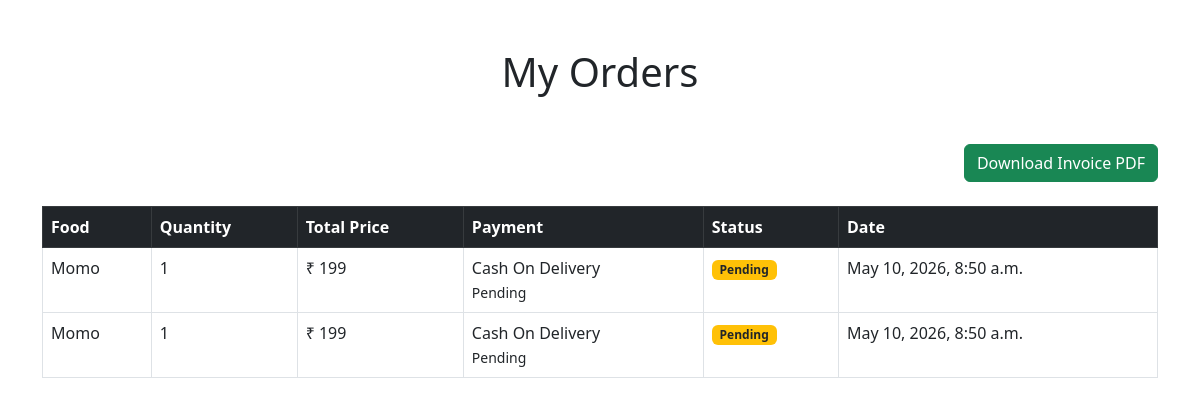
The page /order-history/ (signed in) on the database its author committed.
### foodapp/models.py (models this page shows, shortened)
class Order(models.Model):
    user = models.ForeignKey(
        User,
        on_delete=models.CASCADE,
        null=True
    )
    customer_name = models.CharField(max_length=100)
    phone = models.CharField(max_length=15)
    address = models.TextField()
    food_name = models.CharField(max_length=100)
    quantity = models.IntegerField()
    total_price = models.IntegerField()
    payment_method = models.CharField(
        max_length=50,
        null=True
    )
    payment_status = models.CharField(
        max_length=50,
        default='Pending'
    )
    order_status = models.CharField(
    max_length=50,
    default='Pending'
    )
    order_date = models.DateTimeField(auto_now_add=True)

### foodapp/views.py (the view)
@login_required
def order_history(request):
    orders = Order.objects.filter(
        user=request.user
    ).order_by('-order_date')
    return render(request,
                  'order_history.html',
                  {
                      'orders': orders
                  })

### foodapp/templates/order_history.html (shortened to what this page needs)
<!DOCTYPE html>
<html>
<head>
    <link href="https://cdn.jsdelivr.net/npm/bootstrap@5.3.0/dist/css/bootstrap.min.css"
          rel="stylesheet">
</head>
<body>
<div class="container mt-5">
    <h1 class="text-center mb-5">
        My Orders
    </h1>
    {% if orders %}
<div class="text-end mb-4">
    <a href="{% url 'download_invoice' %}"
       class="btn btn-success">
        Download Invoice PDF
    </a>
</div>
    <table class="table table-bordered table-hover">
    <tr class="table-dark">
        <th>Food</th>
        <th>Quantity</th>
        <th>Total Price</th>
        <th>Payment</th>
        <th>Status</th>
        <th>Date</th>
    </tr>
    {% for order in orders %}
    <tr>
        <td>{{ order.food_name }}</td>
        <td>{{ order.quantity }}</td>
        <td>₹ {{ order.total_price }}</td>
        <td>
            {{ order.payment_method }}
            <br>
            <small>
                {{ order.payment_status }}
            </small>
        </td>
        <td>
            {% if order.order_status == 'Pending' %}
                <span class="badge bg-warning text-dark">
                    Pending
                </span>
            {% elif order.order_status == 'Confirmed' %}
                <span class="badge bg-info">
                    Confirmed
                </span>
            {% elif order.order_status == 'Preparing' %}
                <span class="badge bg-primary">
                    Preparing
                </span>
            {% elif order.order_status == 'Out for Delivery' %}
                <span class="badge bg-dark">
                    Out for Delivery
                </span>
            {% elif order.order_status == 'Delivered' %}
                <span class="badge bg-success">
                    Delivered
                </span>
            {% endif %}
        </td>
        <td>
            {{ order.order_date }}
        </td>
    </tr>
    {% endfor %}
    </table>
    {% else %}
    <div class="alert alert-warning text-center">
        No Orders Found
    </div>
    {% endif %}
</div>
</body>
</html>

### rows shown on the page
Order: food_name "Momo", quantity "1", total_price "199", payment_method "Cash On Delivery", payment_status "Pending", order_status "Pending", order_date "May 10, 2026, 8:50 a.m."
Order: food_name "Momo", quantity "1", total_price "199", payment_method "Cash On Delivery", payment_status "Pending", order_status "Pending", order_date "May 10, 2026, 8:50 a.m."
